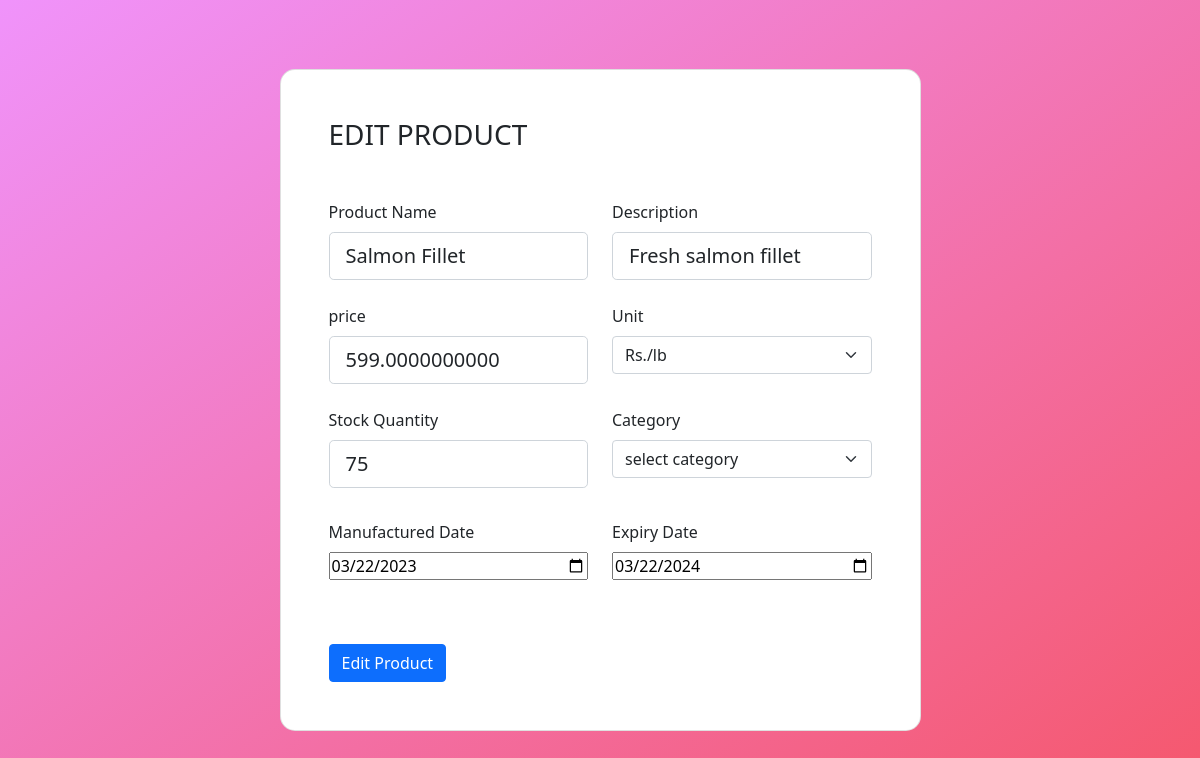
Screenshot of /admin/edit_product/3 (signed in) with the database file from the repository.
### application/models.py (models this page shows, shortened)
class Product(db.Model):
    __tablename__ = 'product'
    product_id = db.Column(db.Integer, primary_key=True, nullable=False, unique=True)
    name = db.Column(db.String(100), nullable=False)
    description = db.Column(db.String(200))
    price = db.Column(db.Float(10, 2), nullable=False)
    unit = db.Column(db.String(), nullable=False)
    stock_quantity = db.Column(db.INTEGER, nullable=False)
    manufacture_date = db.Column(db.String(), nullable=False)
    expiry_date = db.Column(db.String(), nullable=False)
    created_at = db.Column(db.DateTime, nullable=False)
    category_id = db.Column(db.Integer, db.ForeignKey('category.category_id'))
    category = db.relationship(Category)

### application/controller.py (the view, shortened to what this page needs)
@app.route('/admin/edit_product/<prod_id>', methods=['GET','POST'])
@login_required
def edit_product(prod_id):
    now = datetime.now()
    product = Product.query.filter_by(product_id=prod_id).first()
    product_form = AddProduct()
    category_list = Category.query.all()
    return render_template('edit_product.html', prod_form = product_form, cat_list = category_list, unit_list = unit_list, product = product)

### application/forms.py
class SearchForm(FlaskForm):
    search = StringField(validators=[InputRequired()])
    submit = SubmitField("search")

### application/__init__.py (called while the page is built)
def load_user(user_id):
    return User.query.get(int(user_id))

### application/controller.py (called while the page is built)
@app.context_processor
def base():
    form = SearchForm()
    category = Category.query.all()
    return dict(form = form, category = category)

### templates/edit_product.html (shortened to what this page needs)
<!DOCTYPE html>
<html>
<head>
    <link rel="stylesheet" href="{{url_for('static',filename = 'css/authentication.css')}}">
    <link rel="stylesheet" href="{{url_for('static',filename = 'css/bootstrap.min.css')}}">
    <link rel="stylesheet" href="{{url_for('static',filename = 'css/bootstrap.css')}}">
</head>
<body>
    <section class="vh-100 gradient-custom">
        <div class="container py-5 h-100">
            <div class="row justify-content-center align-items-center h-100">
                <div class="col-12 col-lg-9 col-xl-7">
                    <div class="card shadow-2-strong card-registration" style="border-radius: 15px;">
                        <div class="card-body p-4 p-md-5">
                            <h3 class="mb-4 pb-2 pb-md-0 mb-md-5">EDIT PRODUCT</h3>
                            <form method='POST' action="">
                                <div class="row">
                                    <div class="col-md-6 mb-4">
                                        <label for="inputAddress2" class="form-label">Product Name</label>
                                        <div class="form-outline">
                                            {{ prod_form.name(value=product.name) }}
                                        </div>
                                    </div>
                                    <div class="col-md-6 mb-4">
                                        <label for="inputAddress2" class="form-label">Description</label>
                                        <div class="form-outline">
                                            {{ prod_form.description(value=product.description) }}
                                        </div>
                                    </div>
                                </div>
                                <div class="row">
                                    <div class="col-md-6 mb-4">
                                        <label for="inputAddress2" class="form-label">price</label>
                                        <div class="form-outline">
                                            {{ prod_form.price(value=product.price) }}
                                        </div>
                                    </div>
                                    <div class="col-md-6 mb-4">
                                        <label for="inputAddress2" class="form-label">Unit</label>
                                        <select class="form-select" aria-label="Default select example" name="unit">
                                            <option selected>{{product.unit}}</option>
                                        </select>
                                    </div>
                                </div>
                                <div class="row">
                                    <div class="col-md-6 mb-4 pb-2">
                                        <label for="inputAddress2" class="form-label">Stock Quantity</label>
                                        <div class="form-outline">
                                            {{ prod_form.stock_quantity(value=product.stock_quantity) }}
                                        </div>
                                    </div>
                                    <div class="col-md-6 mb-4 pb-2">
                                        <label for="inputAddress2" class="form-label">Category</label>
                                        <select class="form-select" aria-label="Default select example"
                                            name="category_name">
                                            <option selected>select category</option>
                                        </select>
                                    </div>
                                </div>
                                <div class="row">
                                    <div class="col-md-6 mb-4 pb-2">
                                        <label for="inputAddress2" class="form-label">Manufactured Date</label>
                                        <div class="form-outline">
                                            {{ prod_form.manufacture_date(value=product.manufacture_date) }}
                                        </div>
                                    </div>
                                    <div class="col-md-6 mb-4 pb-2">
                                        <label for="inputAddress2" class="form-label">Expiry Date</label>
                                        <div class="form-outline">
                                            {{ prod_form.expiry_date(value=product.expiry_date) }}
                                        </div>
                                    </div>
                                </div>
                                <div class="mt-4 pt-2">
                                    <button type="button" class="btn btn-primary" data-bs-toggle="modal"
                                        data-bs-target="#exampleModal">
                                        Edit Product
                                    </button>
                                </div>
                            </form>
                        </div>
                    </div>
                </div>
            </div>
        </div>
    </section>
</body>
</html>

### static/css/authentication.css (style rules this page uses)
.gradient-custom { background: #f093fb; background: -webkit-linear-gradient(to bottom right, rgba(240, 147, 251, 1), rgba(245, 87, 108, 1)); background: linear-gradient(to bottom right, rgba(240, 147, 251, 1), rgba(245, 87, 108, 1)) }

### rows the page displays
Product: name "Salmon Fillet", description "Fresh salmon fillet", price "599.0000000000", unit "Rs./lb", stock_quantity "75", manufacture_date "03/22/2023", expiry_date "03/22/2024"
